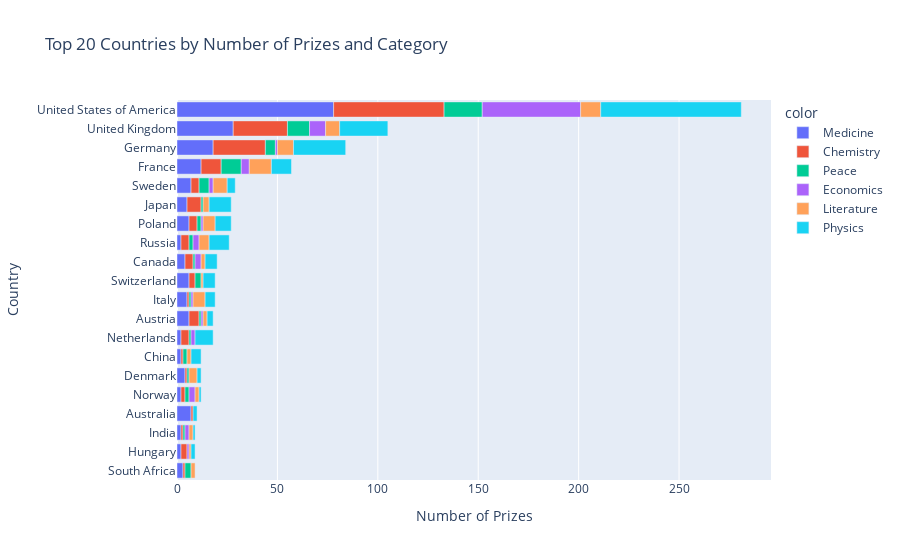

The cell this chart's notebook holds for it:
### Code cell
cat_cntry_bar = px.bar(x=merged_df.cat_prize,
                       y=merged_df.birth_country_current,
                       color=merged_df.category,
                       orientation='h',
                       title='Top 20 Countries by Number of Prizes and Category')

cat_cntry_bar.update_layout(xaxis_title='Number of Prizes', 
                            yaxis_title='Country')
cat_cntry_bar.show()

### Figure 1 — Plotly figure (JSON) as saved in the notebook; plotly's stock layout.template omitted (floating-point values rounded to 4 significant figures)
{"data": [{"hovertemplate": "color=Medicine<br>x=%{x}<br>y=%{y}<extra></extra>", "legendgroup": "Medicine", "marker": {"color": "#636efa", "pattern": {"shape": ""}}, "name": "Medicine", "orientation": "h", "showlegend": true, "textposition": "auto", "x": [3, 2, 2, 7, 2, 4, 2, 2, 6, 5, 6, 4, 2, 6, 5, 7, 12, 18, 28, 78], "xaxis": "x", "y": ["South Africa", "Hungary", "India", "Australia", "Norway", "Denmark", "China", "Netherlands", "Austria", "Italy", "Switzerland", "Canada", "Russia", "Poland", "Japan", "Sweden", "France", "Germany", "United Kingdom", "United States of America"], "yaxis": "y", "type": "bar"}, {"hovertemplate": "color=Chemistry<br>x=%{x}<br>y=%{y}<extra></extra>", "legendgroup": "Chemistry", "marker": {"color": "#EF553B", "pattern": {"shape": ""}}, "name": "Chemistry", "orientation": "h", "showlegend": true, "textposition": "auto", "x": [3, 1, 1, 1, 2, 1, 1, 4, 5, 3, 1, 4, 4, 7, 4, 4, 10, 26, 27, 55], "xaxis": "x", "y": ["Hungary", "South Africa", "India", "Australia", "Norway", "Denmark", "China", "Netherlands", "Austria", "Switzerland", "Italy", "Canada", "Russia", "Japan", "Poland", "Sweden", "France", "Germany", "United Kingdom", "United States of America"], "yaxis": "y", "type": "bar"}, {"hovertemplate": "color=Peace<br>x=%{x}<br>y=%{y}<extra></extra>", "legendgroup": "Peace", "marker": {"color": "#00cc96", "pattern": {"shape": ""}}, "name": "Peace", "orientation": "h", "showlegend": true, "textposition": "auto", "x": [3, 1, 2, 1, 2, 1, 1, 3, 1, 1, 2, 1, 2, 5, 10, 5, 11, 19], "xaxis": "x", "y": ["South Africa", "India", "Norway", "Denmark", "China", "Netherlands", "Austria", "Switzerland", "Italy", "Canada", "Russia", "Japan", "Poland", "Sweden", "France", "Germany", "United Kingdom", "United States of America"], "yaxis": "y", "type": "bar"}, {"hovertemplate": "color=Economics<br>x=%{x}<br>y=%{y}<extra></extra>", "legendgroup": "Economics", "marker": {"color": "#ab63fa", "pattern": {"shape": ""}}, "name": "Economics", "orientation": "h", "showlegend": true, "textposition": "auto", "x": [1, 2, 3, 2, 1, 1, 3, 3, 1, 2, 4, 1, 8, 49], "xaxis": "x", "y": ["Hungary", "India", "Norway", "Netherlands", "Austria", "Italy", "Canada", "Russia", "Poland", "Sweden", "France", "Germany", "United Kingdom", "United States of America"], "yaxis": "y", "type": "bar"}, {"hovertemplate": "color=Literature<br>x=%{x}<br>y=%{y}<extra></extra>", "legendgroup": "Literature", "marker": {"color": "#FFA15A", "pattern": {"shape": ""}}, "name": "Literature", "orientation": "h", "showlegend": true, "textposition": "auto", "x": [1, 2, 2, 4, 2, 2, 2, 6, 1, 2, 5, 6, 3, 7, 11, 8, 7, 10], "xaxis": "x", "y": ["Hungary", "South Africa", "India", "Denmark", "China", "Norway", "Austria", "Italy", "Switzerland", "Canada", "Russia", "Poland", "Japan", "Sweden", "France", "Germany", "United Kingdom", "United States of America"], "yaxis": "y", "type": "bar"}, {"hovertemplate": "color=Physics<br>x=%{x}<br>y=%{y}<extra></extra>", "legendgroup": "Physics", "marker": {"color": "#19d3f3", "pattern": {"shape": ""}}, "name": "Physics", "orientation": "h", "showlegend": true, "textposition": "auto", "x": [1, 2, 2, 5, 2, 1, 9, 3, 6, 5, 6, 10, 8, 11, 4, 10, 26, 24, 70], "xaxis": "x", "y": ["India", "Hungary", "Australia", "China", "Denmark", "Norway", "Netherlands", "Austria", "Switzerland", "Italy", "Canada", "Russia", "Poland", "Japan", "Sweden", "France", "Germany", "United Kingdom", "United States of America"], "yaxis": "y", "type": "bar"}], "layout": {"xaxis": {"anchor": "y", "domain": [0.0, 1.0], "title": {"text": "Number of Prizes"}}, "yaxis": {"anchor": "x", "domain": [0.0, 1.0], "title": {"text": "Country"}}, "legend": {"title": {"text": "color"}, "tracegroupgap": 0}, "title": {"text": "Top 20 Countries by Number of Prizes and Category"}, "barmode": "relative"}}
